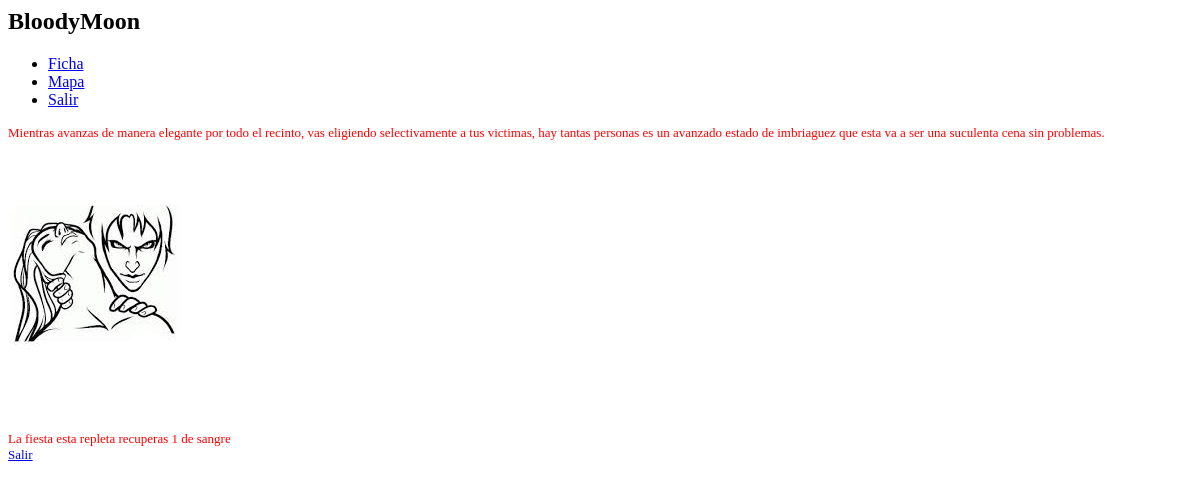
The page /caza.php (signed in) on the database its author committed.
### tables this page shows
CREATE TABLE IF NOT EXISTS `escena` (
`ID` int(11) NOT NULL,
  `nombre` text NOT NULL,
  `descripcion` text NOT NULL,
  `imagen` text NOT NULL,
  `visitada` tinyint(4) DEFAULT NULL
);

### caza.php (the view, shortened to what this page needs)
<html>
<head>
   <link rel="stylesheet" type="text/css" href="estilo.css" >
 <link rel="stylesheet" href="http://code.jquery.com/mobile/1.0a4.1/jquery.mobile-1.0a4.1.min.css" />
</head>
<body>
    <div data-role="page">
    <div data-role="header">
        <h2>BloodyMoon</h2>
	<div data-role="navbar">
   <ul>
      <li><a href="ficha.php" data-icon="grid" >Ficha</a></li>
      <li><a href="mapa.php" data-icon="plus">Mapa</a></li>
      <li><a href="logout.php" data-icon="star">Salir</a></li>
   </ul>
</div>
    </div>
    <?php
$caza_aleatoria=rand(1,9);
if(!isset($_SESSION['uid'])){
    echo "Tienes que estar logeado para ver esta pagina!";
}else{
    ?>
    <div data-role="content">
    <?php
    $consulta2="SELECT * FROM escena where ID=16";
    $resultado = mysql_query($consulta2);
    while ($fila = mysql_fetch_assoc($resultado)) {
    echo $fila["descripcion"];
    echo '<img src="'.$fila["imagen"].'">';
   }
?>
<br>
<?php
echo "La fiesta esta repleta recuperas $caza_aleatoria de sangre";
?>
<br>
<a href="mapa.php" data-role="button" data-mini="true">Salir</a>
       </body>
  <?php
}
?>

### estilo.css (style rules this page uses)
[data-role="content"] { font-size:small;font-style:normal;color:red;text-shadow: none; }

### rows shown on the page
escena: descripcion "Mientras avanzas de manera elegante por todo el recinto, vas eligiendo selectivamente a tus victimas, hay tantas personas es un avanzado estado de imbriaguez que esta va a ser una suculenta cena sin problemas.", imagen (picture)
